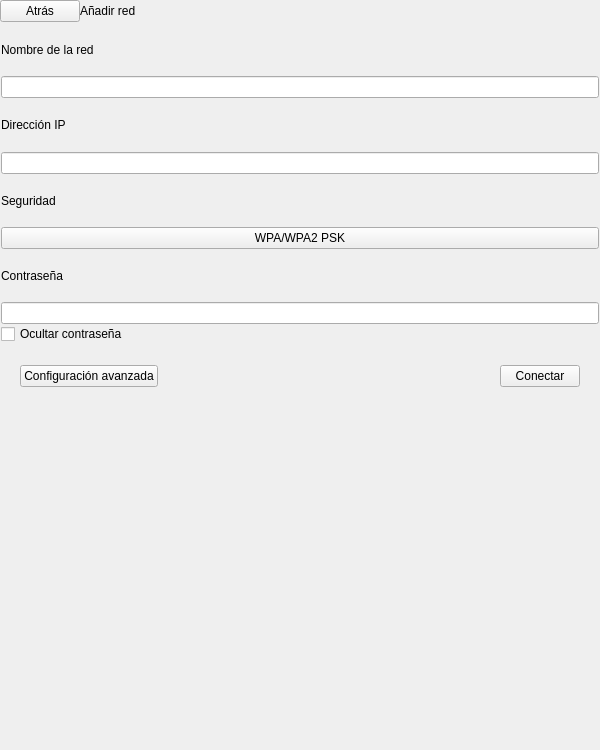
<?xml version="1.0" encoding="UTF-8"?>
<ui version="4.0">
 <class>SettingsAddNetwork</class>
 <widget class="QWidget" name="SettingsAddNetwork">
  <property name="geometry">
   <rect>
    <x>0</x>
    <y>0</y>
    <width>600</width>
    <height>750</height>
   </rect>
  </property>
  <property name="sizePolicy">
   <sizepolicy hsizetype="Expanding" vsizetype="Expanding">
    <horstretch>0</horstretch>
    <verstretch>0</verstretch>
   </sizepolicy>
  </property>
  <property name="minimumSize">
   <size>
    <width>600</width>
    <height>750</height>
   </size>
  </property>
  <property name="maximumSize">
   <size>
    <width>600</width>
    <height>750</height>
   </size>
  </property>
  <property name="windowTitle">
   <string>Form</string>
  </property>
  <property name="styleSheet">
   <string notr="true"/>
  </property>
  <layout class="QVBoxLayout" name="verticalLayout">
   <property name="spacing">
    <number>0</number>
   </property>
   <property name="margin">
    <number>0</number>
   </property>
   <item>
    <widget class="QWidget" name="settingsSectionHeader" native="true">
     <layout class="QHBoxLayout" name="horizontalLayout_8">
      <property name="spacing">
       <number>0</number>
      </property>
      <property name="margin">
       <number>0</number>
      </property>
      <item>
       <widget class="SilentQPushButton" name="backBtn">
        <property name="focusPolicy">
         <enum>Qt::NoFocus</enum>
        </property>
        <property name="text">
         <string>Atrás</string>
        </property>
       </widget>
      </item>
      <item>
       <widget class="QLabel" name="sectionTitleLbl">
        <property name="minimumSize">
         <size>
          <width>0</width>
          <height>0</height>
         </size>
        </property>
        <property name="maximumSize">
         <size>
          <width>16777215</width>
          <height>10000</height>
         </size>
        </property>
        <property name="text">
         <string>Añadir red</string>
        </property>
       </widget>
      </item>
      <item>
       <spacer name="horizontalSpacer">
        <property name="orientation">
         <enum>Qt::Horizontal</enum>
        </property>
        <property name="sizeHint" stdset="0">
         <size>
          <width>40</width>
          <height>20</height>
         </size>
        </property>
       </spacer>
      </item>
     </layout>
    </widget>
   </item>
   <item>
    <widget class="QFrame" name="settingsMarginTop">
     <property name="frameShape">
      <enum>QFrame::StyledPanel</enum>
     </property>
     <property name="frameShadow">
      <enum>QFrame::Raised</enum>
     </property>
    </widget>
   </item>
   <item>
    <widget class="QWidget" name="settingsMenuListCont" native="true">
     <property name="sizePolicy">
      <sizepolicy hsizetype="Minimum" vsizetype="Expanding">
       <horstretch>0</horstretch>
       <verstretch>0</verstretch>
      </sizepolicy>
     </property>
     <property name="styleSheet">
      <string notr="true"/>
     </property>
     <layout class="QVBoxLayout" name="verticalLayout_2">
      <property name="spacing">
       <number>0</number>
      </property>
      <property name="margin">
       <number>1</number>
      </property>
      <item>
       <widget class="QLabel" name="networkNameLbl">
        <property name="text">
         <string>Nombre de la red</string>
        </property>
       </widget>
      </item>
      <item>
       <widget class="QLineEdit" name="networkNameLineEdit"/>
      </item>
      <item>
       <widget class="QLabel" name="ipAddressLbl">
        <property name="text">
         <string>Dirección IP</string>
        </property>
       </widget>
      </item>
      <item>
       <widget class="QLineEdit" name="ipAddressLineEdit"/>
      </item>
      <item>
       <widget class="QLabel" name="securityLbl">
        <property name="text">
         <string>Seguridad</string>
        </property>
       </widget>
      </item>
      <item>
       <widget class="QPushButton" name="securityBtn">
        <property name="focusPolicy">
         <enum>Qt::NoFocus</enum>
        </property>
        <property name="text">
         <string>WPA/WPA2 PSK</string>
        </property>
       </widget>
      </item>
      <item>
       <widget class="QLabel" name="passwordLbl">
        <property name="text">
         <string>Contraseña</string>
        </property>
       </widget>
      </item>
      <item>
       <widget class="QLineEdit" name="passwordLineEdit"/>
      </item>
      <item>
       <widget class="QCheckBox" name="checkBox">
        <property name="text">
         <string>Ocultar contraseña</string>
        </property>
       </widget>
      </item>
     </layout>
    </widget>
   </item>
   <item>
    <layout class="QHBoxLayout" name="horizontalLayout">
     <property name="spacing">
      <number>0</number>
     </property>
     <property name="topMargin">
      <number>20</number>
     </property>
     <property name="bottomMargin">
      <number>0</number>
     </property>
     <item>
      <spacer name="horizontalSpacer_3">
       <property name="orientation">
        <enum>Qt::Horizontal</enum>
       </property>
       <property name="sizeType">
        <enum>QSizePolicy::Minimum</enum>
       </property>
       <property name="sizeHint" stdset="0">
        <size>
         <width>20</width>
         <height>20</height>
        </size>
       </property>
      </spacer>
     </item>
     <item>
      <widget class="QPushButton" name="addvancedSettingsBtn">
       <property name="text">
        <string>Configuración avanzada</string>
       </property>
      </widget>
     </item>
     <item>
      <spacer name="horizontalSpacer_2">
       <property name="orientation">
        <enum>Qt::Horizontal</enum>
       </property>
       <property name="sizeHint" stdset="0">
        <size>
         <width>40</width>
         <height>20</height>
        </size>
       </property>
      </spacer>
     </item>
     <item>
      <widget class="QPushButton" name="connectBtn">
       <property name="text">
        <string>Conectar</string>
       </property>
      </widget>
     </item>
     <item>
      <spacer name="horizontalSpacer_4">
       <property name="orientation">
        <enum>Qt::Horizontal</enum>
       </property>
       <property name="sizeType">
        <enum>QSizePolicy::Minimum</enum>
       </property>
       <property name="sizeHint" stdset="0">
        <size>
         <width>20</width>
         <height>20</height>
        </size>
       </property>
      </spacer>
     </item>
    </layout>
   </item>
   <item>
    <spacer name="verticalSpacer">
     <property name="orientation">
      <enum>Qt::Vertical</enum>
     </property>
     <property name="sizeHint" stdset="0">
      <size>
       <width>20</width>
       <height>40</height>
      </size>
     </property>
    </spacer>
   </item>
   <item>
    <spacer name="verticalBottomSection">
     <property name="orientation">
      <enum>Qt::Vertical</enum>
     </property>
     <property name="sizeType">
      <enum>QSizePolicy::Minimum</enum>
     </property>
     <property name="sizeHint" stdset="0">
      <size>
       <width>20</width>
       <height>40</height>
      </size>
     </property>
    </spacer>
   </item>
  </layout>
 </widget>
 <customwidgets>
  <customwidget>
   <class>SilentQPushButton</class>
   <extends>QPushButton</extends>
   <header>SilentQPushButton.h</header>
  </customwidget>
 </customwidgets>
 <resources/>
 <connections/>
</ui>
